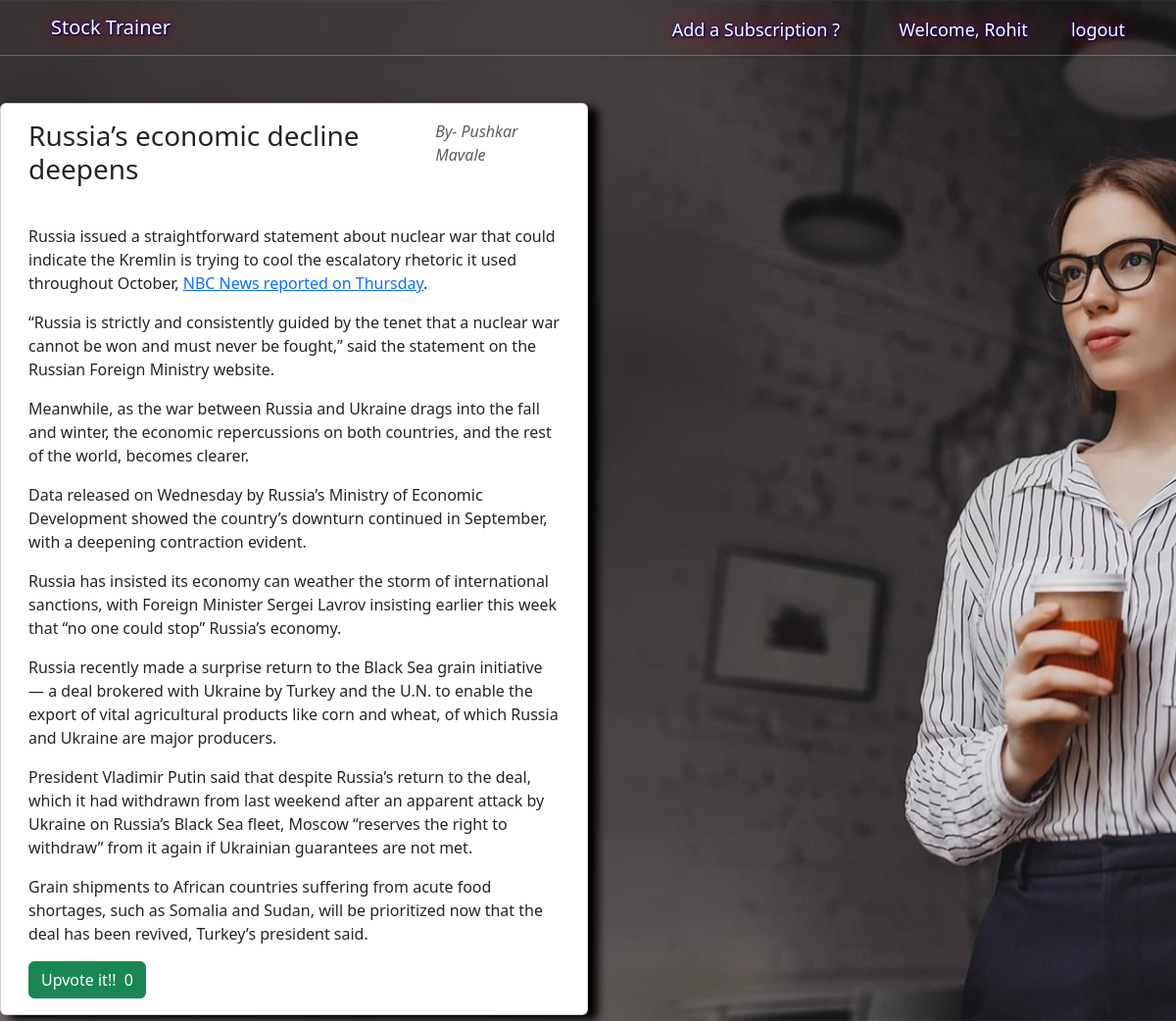
Screenshot of /user/blogs/ (signed in) with the database file from the repository.
### User/models.py (models this page shows, shortened)
class Blogs(models.Model):
    title=models.CharField(max_length=50)
    blogs=RichTextField(blank=True,null=True,verbose_name='')
    date_posted=models.DateTimeField(default=timezone.now)
    author=models.ForeignKey(Consultant,related_name='blog',on_delete=models.CASCADE)
    upvotes=models.ManyToManyField(User,related_name="upv")

class Consultant(models.Model):
    consultant_id = models.OneToOneField(Profile, related_name='Consultant', on_delete=models.CASCADE)
    consultant_name = models.CharField(max_length=30, validators=[MinLengthValidator(5)])
    consultant_rating = models.FloatField(default=0.0)
    def __str__(self):
        return self.consultant_name

### User/views.py (the view)
# urls.py: path('blogs/',blog_list,name='blog_list'),
@login_required
def blog_list(request):
    s=Subscribe.objects.filter(reg_user=request.user.Profile)
    list=[]
    for u in s:
        list.append(u.reg_consultant)
    c=True
    return render(request,'User/blog_list.html',{'b':list})

### User/templates/User/blog_list.html (shortened to what this page needs)
{% extends 'User/base.html' %}
{% load static %}
{% block css %}
    <link rel="stylesheet" type="text/css" href="{% static 'User/css/blog_list.css' %}?{% now "U" %}">
    <link href="/docs/5.2/dist/css/bootstrap.min.css" rel="stylesheet">
{% endblock css %}
{% block content %}
<nav class="navbar navPad" style="background-color: transparent">
        <div class="container-fluid">
            <a href="/main" style="padding-left: 20px; margin-left: 20px; color: white; text-shadow: 1px 1px 2px black, 0 0 25px red, 0 0 5px blue;" class="navbar-brand logoPad hh66Heading">Stock Trainer</a>
            <div style="padding-top: 5px">
                <a class="navbar-brand" href="{% url 'subscribe' %}" style="text-shadow: 1px 1px 2px black, 0 0 25px red, 0 0 5px blue; font-size:18px; color:white; padding-right:40px; padding-top: 5px; margin-top: 5px">Add a Subscription ?</a>
                <a style="text-shadow: 1px 1px 2px black, 0 0 25px red, 0 0 5px blue; font-size:18px; color:white; padding-right:40px; padding-top: 5px; margin-top: 5px">Welcome, {{request.user}}</a>
                <a href="/user/logout" style="font-size:18px; color:white; padding-right:40px; text-decoration: none; text-shadow: 1px 1px 2px black, 0 0 25px red, 0 0 5px blue;" onclick="logout()">logout</a>
            </div>
        </div>
        </nav>
<hr style="color: white; margin: 0px;">
<div class="outer">
    <div class="inner">
        <br>
            {% for c in b %}
                {% if c.blog.all %}
                    {% for post in c.blog.all %}
                        <div class="card container" id="thumbs" data-related="{{ post.id }}" style="width: 100%;">
                            <div class="card-body">
                                <div style="display: flex;">
                                    <h3 class="card-title">{{ post.title }}</h3>
                                    <span class="text-muted" style="margin-left: auto; font-style: italic;">By- {{ post.author }}</span>
                                </div>
                                <p class="card-text">{{ post.blogs|safe }} </p>
                                <button class="btn btn-success upv" data-blog="{{ post.id }}">Upvote it!!&nbsp;&nbsp;<span class="upvotes {{ post.id }}">{{ post.upvotes.count }}</span></button>
                            </div>
                        </div>
                    {% endfor %}
                {% endif %}
            {% empty %}
                <div>
                    <h1>Sry,no blogs</h1>
                </div>
            {% endfor %}
    </div>
</div>
{% endblock %}

### User/static/User/css/blog_list.css (style rules this page uses)
body { background-image: url("../images/bgblog.jpg"); background-size: cover; background-position-y: top; align-self: center; align-content: center; align-items: center; }
.outer { display: 100vh; overflow-y: scroll; flex-direction: column; height:100vh; margin-left: 3%; }
.card { margin-bottom: 1%; box-shadow: 10px 5px 10px black; }
.inner { width: 50%; padding: 0; }

### rows the page displays
Blogs: title "Russia’s economic decline deepens", author "Pushkar Mavale", blogs "Russia issued a straightforward statement about nuclear war that could indicate the Kremlin is trying to cool the escalatory rhetoric it used throughout October, NBC News reported on Thursday . “Russia is strictly and consistently guided by the tenet that a nuclear war cannot be won and must never be fought,” said the statement on the Russian Foreign Ministry website. Meanwhile, as the war between Russia and Ukraine drags into the fall and winter, the economic repercussions on both countries, and the rest of the world, becomes clearer. Data released on Wednesday by Russia’s Ministry of Economic Development showed the country’s downturn continued in September, with a deepening contraction…", upvotes.count "0"

### other values shown
{{ request.user }} "Rohit"
